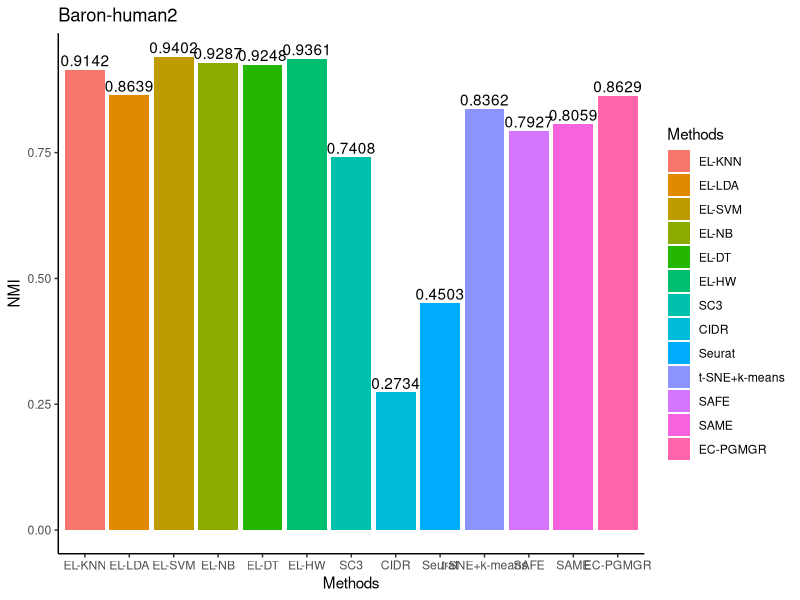
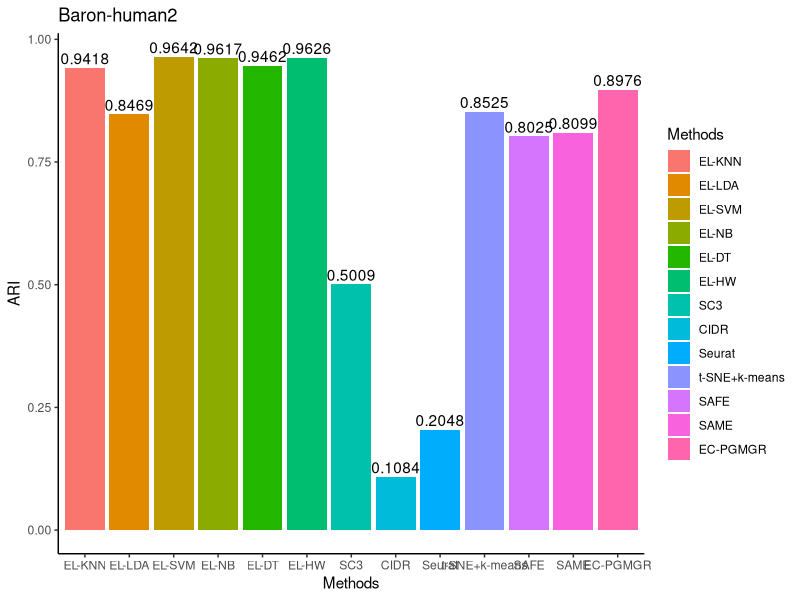

Generate these figures, in order, with R:
library(ggplot2)
library(gridExtra)

# Baron-human2-NMI
df <- read.table(header=TRUE, text='
 Methods Methods  NMI
  EL-KNN  EL-KNN   0.9142
  EL-LDA  EL-LDA   0.8639
  EL-SVM  EL-SVM   0.9402
  EL-NB   EL-NB    0.9287
  EL-DT   EL-DT    0.9248
  EL-HW   EL-HW    0.9361
  SC3     SC3      0.7408
  CIDR    CIDR     0.2734
  Seurat  Seurat   0.4503
  t-SNE+k-means t-SNE+k-means 0.8362
  SAFE    SAFE     0.7927
  SAME    SAME     0.8059
  EC-PGMGR EC-PGMGR 0.8629
')  
df$Methods = factor(df$Methods, levels = c("EL-KNN", "EL-LDA", "EL-SVM", 
                                           "EL-NB","EL-DT", "EL-HW", "SC3", 
                                           "CIDR", "Seurat", "t-SNE+k-means",
                                           "SAFE", "SAME", "EC-PGMGR"))
ggplot(df, aes(x=Methods, y=NMI, fill=Methods), width = 0.35) + 
  geom_col(data = df, position = "dodge") + theme_classic() + 
  ggtitle("Baron-human2") + 
  geom_text(label = df$NMI, position = position_dodge(0.9), vjust = -0.3)

# Baron-human2-ARI
df <- read.table(header=TRUE, text='
 Methods Methods  ARI
  EL-KNN  EL-KNN   0.9418
  EL-LDA  EL-LDA   0.8469
  EL-SVM  EL-SVM   0.9642
  EL-NB   EL-NB    0.9617
  EL-DT   EL-DT    0.9462
  EL-HW   EL-HW    0.9626
  SC3     SC3      0.5009
  CIDR    CIDR     0.1084
  Seurat  Seurat   0.2048
  t-SNE+k-means t-SNE+k-means 0.8525
  SAFE    SAFE     0.8025
  SAME    SAME     0.8099
  EC-PGMGR EC-PGMGR 0.8976
')

df$Methods = factor(df$Methods, levels = c("EL-KNN", "EL-LDA", "EL-SVM", 
                                           "EL-NB","EL-DT", "EL-HW", "SC3", 
                                           "CIDR", "Seurat", "t-SNE+k-means",
                                           "SAFE", "SAME", "EC-PGMGR"))

ggplot(df, aes(x=Methods, y=ARI, fill=Methods), width = 0.35) + 
  geom_col(data = df, position = "dodge") + theme_classic() + 
  ggtitle("Baron-human2") + 
  geom_text(label = df$ARI, position = position_dodge(0.9), vjust = -0.3)
